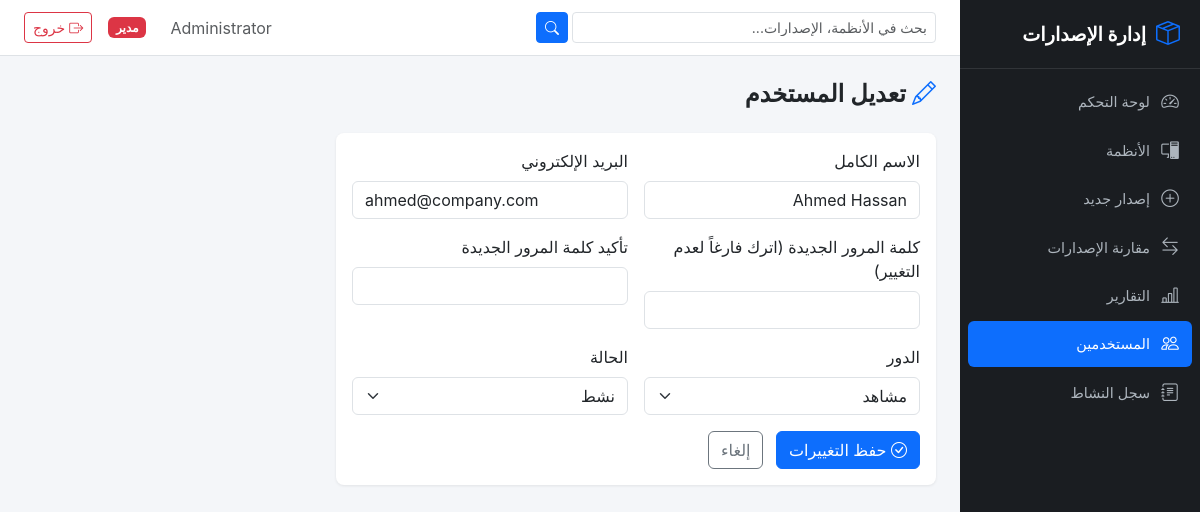
The page /users/2/edit (signed in) on the database its author committed.
### app/models/user.py (models this page shows, shortened)
class User(UserMixin, db.Model):
    __tablename__ = 'users'
    id = db.Column(db.Integer, primary_key=True)
    username = db.Column(db.String(80), unique=True, nullable=False, index=True)
    email = db.Column(db.String(120), unique=True, nullable=False)
    password_hash = db.Column(db.String(256), nullable=False)
    full_name = db.Column(db.String(150), nullable=False)
    role = db.Column(db.String(20), nullable=False, default='user')
    is_active = db.Column(db.Boolean, default=True, nullable=False)
    created_at = db.Column(db.DateTime, default=lambda: datetime.now(timezone.utc))
    updated_at = db.Column(db.DateTime, default=lambda: datetime.now(timezone.utc),
                           onupdate=lambda: datetime.now(timezone.utc))
    @property
    def is_admin(self):
        return self.role == 'admin'

### app/routes/users.py (the view, shortened to what this page needs)
@users_bp.route('/<int:user_id>/edit', methods=['GET', 'POST'])
@login_required
def edit(user_id):
    if not current_user.is_admin:
        flash('تم رفض الوصول.', 'danger')
        return redirect(url_for('dashboard.index'))
    user = User.query.get_or_404(user_id)
    return render_template('users/edit.html', user=user)

### app/templates/users/edit.html (shortened to what this page needs)
{% extends "base.html" %}
{% block content %}
<div class="page-header">
    <h1><i class="bi bi-pencil"></i> تعديل المستخدم</h1>
</div>
<div class="row">
    <div class="col-lg-8">
        <div class="card">
            <div class="card-body">
                <form method="POST" action="{{ url_for('users.edit', user_id=user.id) }}">
                    <div class="row g-3">
                        <div class="col-md-6">
                            <label for="full_name" class="form-label">الاسم الكامل</label>
                            <input type="text" class="form-control" id="full_name" name="full_name" value="{{ user.full_name }}" required>
                        </div>
                        <div class="col-md-6">
                            <label for="email" class="form-label">البريد الإلكتروني</label>
                            <input type="email" class="form-control" id="email" name="email" value="{{ user.email }}" required>
                        </div>
                        <div class="col-md-6">
                            <label for="password" class="form-label">كلمة المرور الجديدة (اترك فارغاً لعدم التغيير)</label>
                            <input type="password" class="form-control" id="password" name="password" minlength="6">
                        </div>
                        <div class="col-md-6">
                            <label for="confirm_password" class="form-label">تأكيد كلمة المرور الجديدة</label>
                            <input type="password" class="form-control" id="confirm_password" name="confirm_password">
                        </div>
                        <div class="col-md-6">
                            <label for="role" class="form-label">الدور</label>
                            <select class="form-select" id="role" name="role" required>
                                <option value="Viewer" {% if user.role == 'Viewer' %}selected{% endif %}>مشاهد</option>
                            </select>
                        </div>
                        <div class="col-md-6">
                            <label for="is_active" class="form-label">الحالة</label>
                            <select class="form-select" id="is_active" name="is_active">
                                <option value="1" {% if user.is_active %}selected{% endif %}>نشط</option>
                            </select>
                        </div>
                        <div class="col-12 mt-3">
                            <button type="submit" class="btn btn-primary">
                                <i class="bi bi-check-circle"></i> حفظ التغييرات
                            </button>
                            <a href="{{ url_for('users.index') }}" class="btn btn-outline-secondary ms-2">إلغاء</a>
                        </div>
                    </div>
                </form>
            </div>
        </div>
    </div>
</div>
{% endblock %}

### app/templates/base.html (shortened to what this page needs)
<!DOCTYPE html>
<html lang="ar" dir="rtl">
<head>
    <link href="https://cdn.jsdelivr.net/npm/bootstrap@5.3.3/dist/css/bootstrap.rtl.min.css" rel="stylesheet">
    <link href="https://cdn.jsdelivr.net/npm/bootstrap-icons@1.11.3/font/bootstrap-icons.min.css" rel="stylesheet">
    <link href="{{ url_for('static', filename='css/style.css') }}" rel="stylesheet">
</head>
<body>
    {% if current_user.is_authenticated %}
    <div class="d-flex">
        <nav class="sidebar" id="sidebar">
            <div class="sidebar-brand">
                <i class="bi bi-box-seam"></i>
                <span>إدارة الإصدارات</span>
            </div>
            <ul class="sidebar-nav">
                <li class="nav-item">
                    <a href="{{ url_for('dashboard.index') }}" class="nav-link {% if request.endpoint == 'dashboard.index' %}active{% endif %}">
                        <i class="bi bi-speedometer2"></i><span>لوحة التحكم</span>
                    </a>
                </li>
                <li class="nav-item">
                    <a href="{{ url_for('systems.index') }}" class="nav-link {% if 'systems' in request.endpoint %}active{% endif %}">
                        <i class="bi bi-pc-display"></i><span>الأنظمة</span>
                    </a>
                </li>
                <li class="nav-item">
                    <a href="{{ url_for('versions.create') }}" class="nav-link {% if request.endpoint == 'versions.create' %}active{% endif %}">
                        <i class="bi bi-plus-circle"></i><span>إصدار جديد</span>
                    </a>
                </li>
                <li class="nav-item">
                    <a href="{{ url_for('versions.compare') }}" class="nav-link {% if request.endpoint == 'versions.compare' %}active{% endif %}">
                        <i class="bi bi-arrow-left-right"></i><span>مقارنة الإصدارات</span>
                    </a>
                </li>
                <li class="nav-item">
                    <a href="{{ url_for('reports.index') }}" class="nav-link {% if 'reports' in request.endpoint %}active{% endif %}">
                        <i class="bi bi-bar-chart-line"></i><span>التقارير</span>
                    </a>
                </li>
                {% if current_user.is_admin %}
                <li class="nav-item">
                    <a href="{{ url_for('users.index') }}" class="nav-link {% if 'users' in request.endpoint %}active{% endif %}">
                        <i class="bi bi-people"></i><span>المستخدمين</span>
                    </a>
                </li>
                <li class="nav-item">
                    <a href="{{ url_for('audit.index') }}" class="nav-link {% if 'audit' in request.endpoint %}active{% endif %}">
                        <i class="bi bi-journal-text"></i><span>سجل النشاط</span>
                    </a>
                </li>
                {% endif %}
            </ul>
        </nav>
        <div class="main-content">
            <nav class="topbar">
                <form class="topbar-search d-none d-md-flex" action="{{ url_for('systems.index') }}" method="GET">
                    <input type="text" name="search" class="form-control form-control-sm" placeholder="بحث في الأنظمة، الإصدارات..." value="{{ request.args.get('search', '') }}">
                    <button type="submit" class="btn btn-sm btn-primary ms-1"><i class="bi bi-search"></i></button>
                </form>
                <div class="topbar-right">
                    <span class="text-muted me-3 d-none d-md-inline">{{ current_user.full_name }}</span>
                    {% if current_user.is_admin %}
                    <span class="badge bg-danger me-2">مدير</span>
                    {% endif %}
                    <a href="{{ url_for('auth.logout') }}" class="btn btn-sm btn-outline-danger">
                        <i class="bi bi-box-arrow-right"></i> خروج
                    </a>
                </div>
            </nav>
            <div class="content-wrapper">
                {% block content %}{% endblock %}
            </div>
        </div>
    </div>
    {% else %}
        {% block public_content %}{% endblock %}
    {% endif %}
</body>
</html>

### app/static/css/style.css (style rules this page uses)
:root { --sidebar-width: 240px; --sidebar-bg: #1a1d21; --sidebar-hover: #2d3136; --sidebar-active: #0d6efd; --topbar-height: 56px; --primary: #0d6efd; --body-bg: #f4f6f9; }
* { box-sizing: border-box; }
body { background: var(--body-bg); font-family: -apple-system, BlinkMacSystemFont, 'Segoe UI', Roboto, 'Helvetica Neue', Arial, sans-serif; margin: 0; }
[dir="rtl"] .sidebar { left: auto; right: 0; }
.sidebar { width: var(--sidebar-width); min-height: 100vh; background: var(--sidebar-bg); position: fixed; top: 0; left: 0; z-index: 1000; overflow-y: auto; transition: transform 0.3s ease; }
.sidebar-brand { display: flex; align-items: center; gap: 10px; padding: 16px 20px; font-size: 1.2rem; font-weight: 700; color: #fff; border-bottom: 1px solid rgba(255,255,255,0.1); }
.sidebar-brand i { font-size: 1.5rem; color: var(--primary); }
.sidebar-nav { list-style: none; padding: 8px 0; margin: 0; }
.sidebar-nav .nav-item { margin: 2px 8px; }
.sidebar-nav .nav-link { display: flex; align-items: center; gap: 10px; padding: 10px 12px; color: #adb5bd; text-decoration: none; border-radius: 6px; font-size: 0.9rem; transition: all 0.2s; }
.sidebar-nav .nav-link.active { background: var(--sidebar-active); color: #fff; }
.sidebar-nav .nav-link i { font-size: 1.1rem; width: 20px; text-align: center; }
[dir="rtl"] .main-content { margin-left: 0; margin-right: var(--sidebar-width); }
.main-content { margin-left: var(--sidebar-width); min-height: 100vh; }
.topbar { height: var(--topbar-height); background: #fff; border-bottom: 1px solid #dee2e6; display: flex; align-items: center; padding: 0 24px; position: sticky; top: 0; z-index: 999; }
.topbar-search { flex: 1; max-width: 400px; }
.topbar-right { display: flex; align-items: center; gap: 8px; margin-inline-start: auto; }
.content-wrapper { padding: 24px; }
.page-header { margin-bottom: 24px; display: flex; align-items: center; gap: 12px; }
.page-header h1 { font-size: 1.5rem; font-weight: 600; margin: 0; }
.page-header i { color: var(--primary); }
.card { border: none; box-shadow: 0 1px 3px rgba(0,0,0,0.08); border-radius: 8px; }

### rows shown on the page
User: full_name "Administrator"
User: full_name "Ahmed Hassan", email "ahmed@company.com", is_active "نشط"
